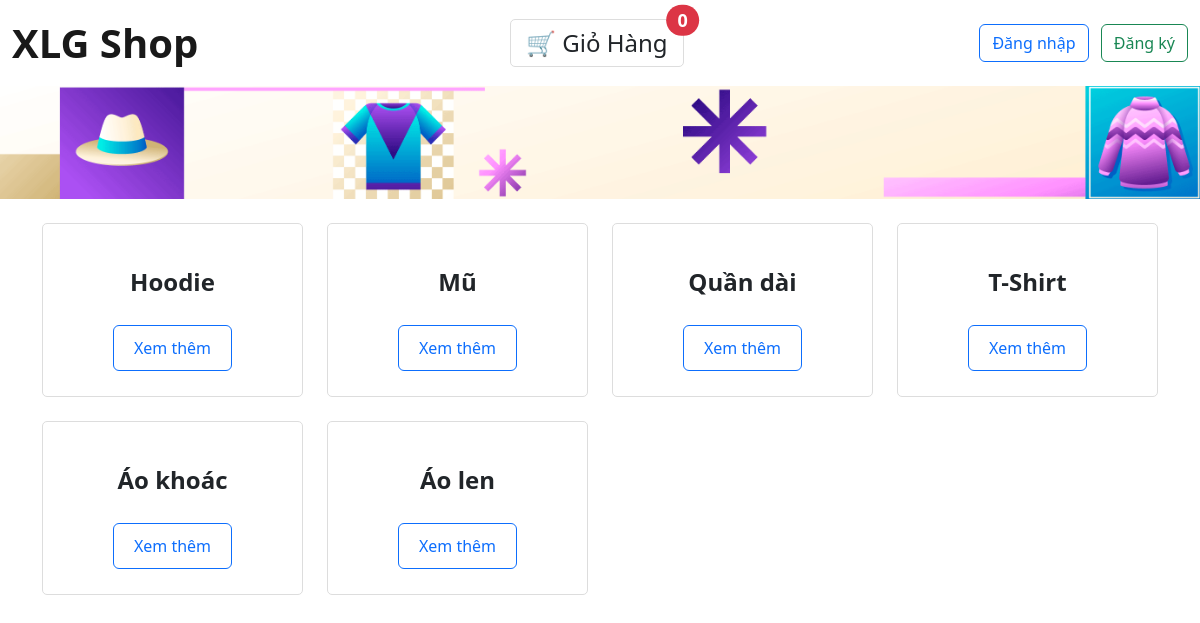
The page / on the database its author committed.
### home/models.py (models this page shows, shortened)
class Category(models.Model):
    name = models.CharField("Name", max_length=20, primary_key=True)

### home/views.py (the view)
# urls.py: path("", views.index, name="index"),
def index(request):
    category_list = Category.objects.order_by("name")
    context = {
        'category_list': category_list
    }
    return render(request, "home/index.html", context)

### home/templates/home/index.html (shortened to what this page needs)
{% load static %}
<!DOCTYPE html>
<html lang="en">
<head>
    <link rel="stylesheet" href="https://cdn.jsdelivr.net/npm/bootstrap@5.2.3/dist/css/bootstrap.min.css">
    <link rel="stylesheet" href="{% static 'css/index_style.css' %}">
</head>
<body>
    <nav class="navbar navbar-expand-lg">
        <div class="container-fluid d-flex justify-content-between align-items-center">
            <a class="navbar-brand fw-bold" href="{% url 'index' %}" style="font-weight: bold;">XLG Shop</a>
            <div class="nav-buttons">
                <button id="cart-button" class="btn btn-outline-dark btn-lg position-relative" onclick="toggleCart()">
                    🛒 Giỏ Hàng
                    <span id="cart-count" class="position-absolute top-0 start-100 translate-middle badge rounded-pill bg-danger">0</span>
                </button>
            </div>
            <div>
                {% if not user.is_authenticated %}
                    <button class="btn btn-outline-primary me-2" type="button" onclick="window.location.href = '/login';">Đăng nhập</button>
                    <button class="btn btn-outline-success" type="button" onclick="window.location.href = '/register';">Đăng ký</button>
                {% else %}
                    <p>Xin chào, {{user.username}}</p>
                    <button class="btn btn-outline-primary me-2" type="button" onclick="window.location.href = '/logout';">Đăng xuất</button>
                {% endif %}
            </div>
        </div>
    </nav>
    <header class="bg-dark text-white" style="margin: 0; padding: 0;">
        <div class="container-fluid p-0">
            <img src="{% static 'img/newmoi.png' %}" alt="Description of image" style="width: 100%; height: auto;">
        </div>
    </header>
    <div class="container mt-4">
        <div class="row row-cols-1 row-cols-sm-2 row-cols-md-3 row-cols-lg-4 g-4">
            {% for category in category_list %}
            <div class="col">
                <div class="category-card">
                    <div class="category-name">{{ category.name }}</div>
                    <button class="btn btn-outline-primary view-category-btn" onclick="window.location.href = '{% url 'categories' category.name %}';">Xem thêm</button>
                </div>
            </div>
            {% endfor %}
        </div>
    </div>
</body>
</html>

### home/static/css/index_style.css (style rules this page uses)
.category-card { border: 1px solid #ddd; border-radius: 5px; padding: 25px; text-align: center; transition: transform 0.3s, box-shadow 0.3s; font-size: 1.4rem; }
.category-name { font-size: 1.5rem; font-weight: bold; margin: 15px 0; }
.view-category-btn { margin-top: 15px; padding: 10px 20px; font-size: 1rem; }
.view-category-btn { margin-top: 10px; }
.navbar { background: f7dcb0; }
.navbar-brand { font-weight: bold; font-size: 2.5rem; }
.nav-buttons { display: flex; gap: 10px; }
.nav-buttons .btn { padding: 5px 15px; font-size: 1rem; border: 1px solid #ddd; border-radius: 5px; transition: background-color 0.3s, color 0.3s; }
#cart-button { font-size: 1.5rem; padding: 5px 15px; }

### rows shown on the page
Category: name "Hoodie"
Category: name "Mũ"
Category: name "Quần dài"
Category: name "T-Shirt"
Category: name "Áo khoác"
Category: name "Áo len"
